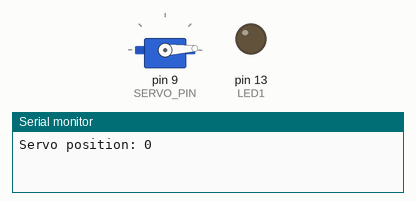
A sketch run on a simulated Arduino Uno, built with avr-gcc and run on an emulated ATmega328P. Shown: servo, output pins drawn as LEDs (lit = HIGH), the last lines printed to the serial monitor.

Above: at 0.05 s.
At 1.15 s:
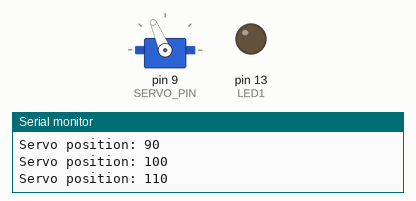
At 2.25 s:
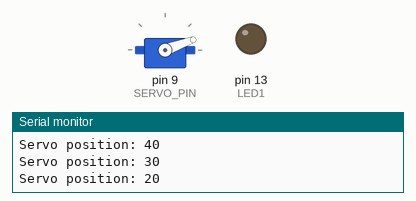
At 4.85 s:
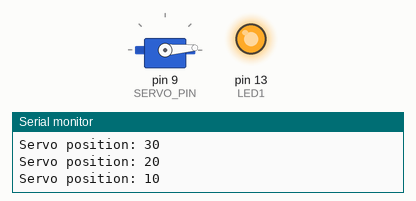
Timing chart, 0 to 6.4 s (numbered marks = the images above):
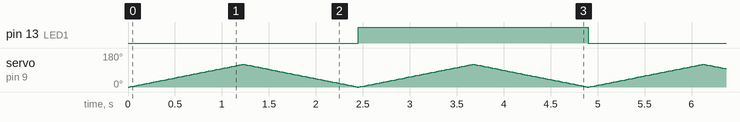

The sketch:

BackupGripper.ino
```cpp
#include <Servo.h>

#define LED1 13      // use onboard LED instead of D2
#define SERVO_PIN 9  // servo control pin (typical choice for Uno)

unsigned long previousMillis = 0;
const long interval = 500;  // blink every 0.5s
bool ledState = LOW;

Servo myservo;

void setup() {
  Serial.begin(9600);
  pinMode(LED1, OUTPUT);

  myservo.attach(SERVO_PIN);  // attach servo to D9
  myservo.write(90);          // start at midpoint
}

void loop() {
  // Blink LED without blocking servo
  unsigned long currentMillis = millis();
  if (currentMillis - previousMillis >= interval) {
    previousMillis = currentMillis;
    ledState = !ledState;
    digitalWrite(LED1, ledState);
  }

  // Sweep servo 0 → 180 → 0
  for (int pos = 0; pos <= 120; pos++) {
    myservo.write(pos);

    // print every 10 degrees
    if (pos % 10 == 0) {
      Serial.print("Servo position: ");
      Serial.println(pos);
    }

    delay(10);
  }

  for (int pos = 120; pos >= 0; pos--) {
    myservo.write(pos);

    if (pos % 10 == 0) {
      Serial.print("Servo position: ");
      Serial.println(pos);
    }

    delay(10);
  }
}
```

Measured:
- by itself, pin 13 (LED1): alternates HIGH for 2.4 s and LOW for 2.4 s
